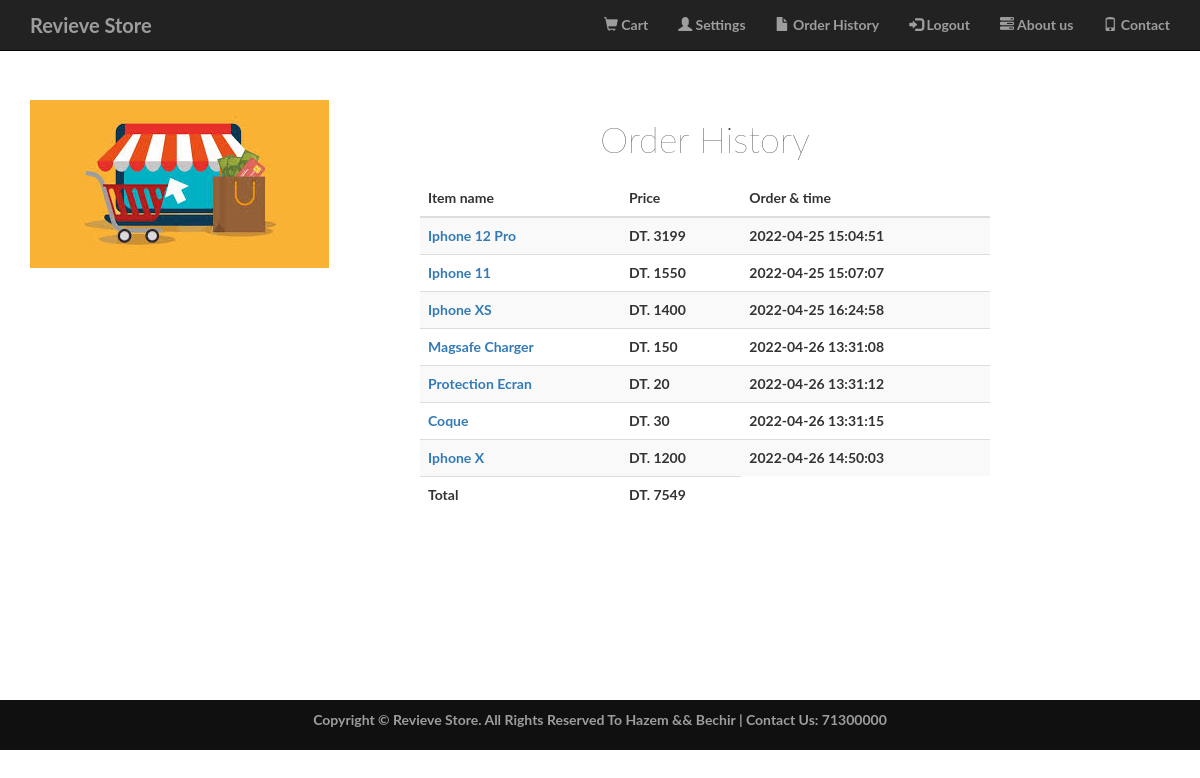
/orderhistory.php (signed in), run on the app's committed database.
### tables this page shows
CREATE TABLE `items` (
  `id` int(11) NOT NULL,
  `name` varchar(255) NOT NULL,
  `price` int(11) NOT NULL
);

### orderhistory.php (the view, shortened to what this page needs)
<?php
require("includes/common.php");
?>
<!DOCTYPE html>
<html lang="en">
    <head>
        <link href="css/bootstrap.css" rel="stylesheet">
        <link href="css/style.css" rel="stylesheet">
    </head>
    <body>
        <div class="container-fluid" id="content">
            <?php include 'includes/header.php'; ?>
            <div class="col-lg-4 col-md-6 ">
                    <img src="img/cart.jpg" style="float: left;">
                </div>
            <div class="row decor_bg">
                <div class="col-md-6">
                    <table class="table table-striped">
                        <?php
                        $user_id = $_SESSION['user_id'];
                        $query = "SELECT items.price AS Price, items.id As id, items.name AS Name  FROM user_item JOIN items ON user_item.item_id = items.id WHERE user_item.user_id='$user_id' and `status`=2";
                        $query1="SELECT user_item.date_time AS Timedate from user_item WHERE user_id='$user_id' and `status`=2";
                        $result = mysqli_query($con, $query)or die($mysqli_error($con));
                        $result1 = mysqli_query($con, $query1)or die($mysqli_error($con));
                        if (mysqli_num_rows($result) >= 1) {
                            ?>
                            <h1 style="margin-bottom: 20px; font-weight: 20;"><center>Order History</center></h1>
                            <thead>
                                <tr>
                                    <th>Item name</th>
                                    <th>Price</th>
                                    <th>Order & time</th>
                                </tr>
                            </thead>
                            <tbody>
                                <?php
                                $total = 0;
                                while ($row = mysqli_fetch_array($result)) {
                                    echo '<tr><td><a href="order.php">'. $row["Name"] . "</a></td><td>DT. " . $row["Price"] . "</td>";
                                    $total= $total + $row["Price"];
                                    while ($row1 = mysqli_fetch_array($result1) ) {
                                    echo"<td>" . $row1["Timedate"] . "</td></tr>";
                                    break;
                                }
                                }
                                echo "<tr><td>Total</td>"."<td>DT. ".$total."</td></tr>";
                                ?>
                            </tbody>
                            <?php
                        } else {
                            echo "Sorry! No orders placed yet";
                        }
                        ?>
                    </table>
                </div>
            </div>
        </div>
        <?php include("includes/footer.php"); ?>
    </body>
</html>

### includes/header.php (shortened to what this page needs)
<div class="navbar navbar-inverse navbar-fixed-top">
    <div class="container">
        <div class="navbar-header">
            <a class="navbar-brand" href="index.php">Revieve Store</a>
        </div>
        <div class="collapse navbar-collapse" id="myNavbar">
            <ul class="nav navbar-nav navbar-right">
                <?php
                if (isset($_SESSION['email'])) {
                    ?>
                    <li><a href = "cart.php"><span class = "glyphicon glyphicon-shopping-cart"></span> Cart </a></li>
                    <li><a href = "settings.php"><span class = "glyphicon glyphicon-user"></span> Settings</a></li>
                    <li><a href = "orderhistory.php"><span class = "glyphicon glyphicon-file"></span> Order History</a></li>
                    <li><a href = "logout_script.php"><span class = "glyphicon glyphicon-log-in"></span> Logout</a></li>
                   <li><a href="aboutus.php"><span class="glyphicon glyphicon-tasks"></span> About us</a></li>
                    <li><a href="contact.php"><span class="glyphicon glyphicon-phone"></span> Contact</a></li>
                        <?php
                    }
                    ?>
            </ul>
        </div>
    </div>
</div>

### includes/footer.php (shortened to what this page needs)
<footer>
    <div class="container">
        <center>
            <p>Copyright &copy; Revieve Store. All Rights Reserved To Hazem && Bechir  |  Contact Us: 71300000</p>
        </center>
    </div>
</footer>

### css/style.css (style rules this page uses)
body, html { width: 100%; height: 100%; }
body { padding-top:100px; }
body, h1, h2, h3, h4, h5, h6 { font-family: "Lato","Helvetica Neue",Helvetica,Arial,sans-serif; font-weight: 700; }
#content { min-height: 600px; }
footer { padding: 10px 0; background-color: #101010; color:#9d9d9d; bottom: 0; width: 100%; }
.navbar-brand { font-size:20px; }

### data on the page
items: name "Iphone 12 Pro", price "3199", Timedate "2022-04-25 15:04:51"
items: name "Iphone 11", price "1550", Timedate "2022-04-25 15:07:07"
items: name "Iphone XS", price "1400", Timedate "2022-04-25 16:24:58"
items: name "Magsafe Charger", price "150", Timedate "2022-04-26 13:31:08"
items: name "Protection Ecran", price "20", Timedate "2022-04-26 13:31:12"
items: name "Coque", price "30", Timedate "2022-04-26 13:31:15"
items: name "Iphone X", price "1200", Timedate "2022-04-26 14:50:03"

### other printed values
$total "7549"
